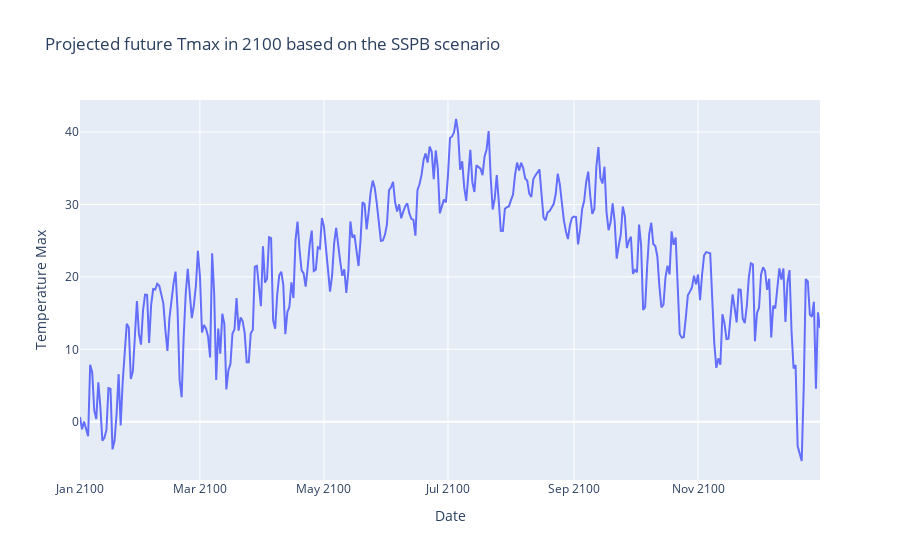

Source (notebook cell):
### Code cell
#(3) projected future Tmax in 2100 based on the SSP5-8.5 scenario.
sspB = pd.read_csv('../data/data_hw2/data_hw2_p4/tasmax_tasmax_day_GFDL-ESM4_sspB_r1i1p1f1_gr1_2100.csv')
#sspA
px.line(sspB, x='Date', y='Temperature Max', title='Projected future Tmax in 2100 based on the SSPB scenario')

### Figure 1 — Plotly figure (JSON) as saved in the notebook; plotly's stock layout.template omitted (floating-point values rounded to 4 significant figures; data arrays with more than 128 entries replaced by an {"elided": "..."} marker saying what was removed)
{"data": [{"hovertemplate": "Date=%{x}<br>Temperature Max=%{y}<extra></extra>", "legendgroup": "", "line": {"color": "#636efa", "dash": "solid"}, "marker": {"symbol": "circle"}, "mode": "lines", "name": "", "orientation": "v", "showlegend": false, "type": "scatter", "x": {"elided": "365 str values"}, "xaxis": "x", "y": {"elided": "365 float values"}, "yaxis": "y"}], "layout": {"legend": {"tracegroupgap": 0}, "title": {"text": "Projected future Tmax in 2100 based on the SSPB scenario"}, "xaxis": {"anchor": "y", "domain": [0, 1], "title": {"text": "Date"}}, "yaxis": {"anchor": "x", "domain": [0, 1], "title": {"text": "Temperature Max"}}}}
